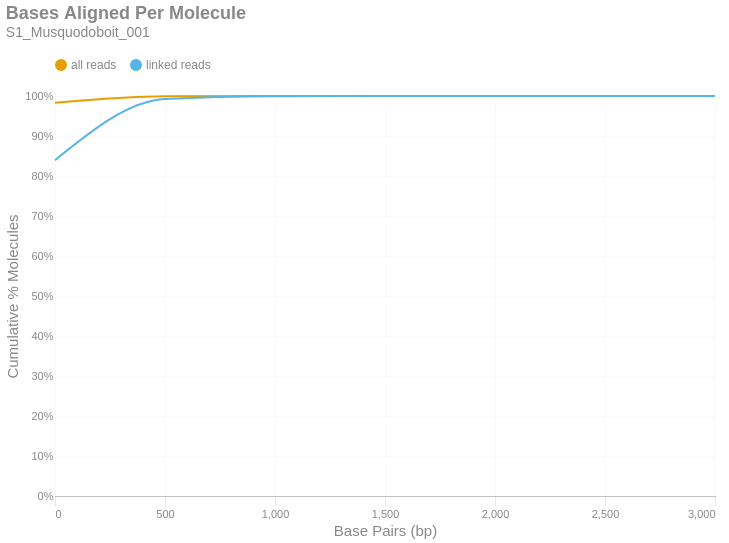

Notebook code for this chart:
### Markdown cell above
### Bases Aligned Per Molecule
This is a cumulative frequency distribution showing the number of base pairs aligned per unique molecule. These data are shown in 500 bp bins. There are two distributions: one with `all reads` (yellow) and another with only `linked reads` (blue). The percent of molecules in the `linked reads` distribution is relative to the total number of linked molecules.

### Code cell
if SKIPLR:
    print_html(f"Skipped")
else:
    binned_df = consolidated_hist(valids['aligned_bp'], mask, 500, True)
    with SafeRender(binned_df):
        (
            density_plot(binned_df, 'Bases Aligned Per Molecule', samplename, 'basesper')
            .encode(
                x=alt.X('bin:Q', title="Base Pairs (bp)").axis(tickMinStep=500).scale(padding=0),
                y=alt.Y('value:Q', title='Cumulative % Molecules')
                    .axis(format='%')
                    .scale(domain = [0,1])
                    .stack(False),
                color=alt.Color("key:N").scale(domain = ["all reads", "linked reads"]),
                tooltip = [
                    alt.Tooltip("key:N", title = "Data Type"),
                    alt.Tooltip("range_label:N", title="Bases Aligned Per Molecule"),
                    alt.Tooltip("value:Q", format = ".2%", title="% Molecules (Cum.)")
                ]
            )
        ).display()

### Figure 1 — Vega-Lite specification as saved in the notebook (floating-point values rounded to 4 significant figures)
{"width": "container", "height": 400, "config": {"title": {"anchor": "start", "dy": -15, "fontSize": 18, "color": "#888888", "subtitleColor": "#888888", "subtitleFontSize": 14}, "arc": {"fill": "#0072B2"}, "axis": {"domainColor": "#888888", "domainWidth": 0.5, "gridWidth": 0.2, "grid": false, "titleFontWeight": 400, "titleFontSize": 15, "labelFontSize": 11, "labelColor": "#888888", "tickColor": "#888888", "tickWidth": 0.2, "titleColor": "#888888"}, "axisBand": {"grid": false}, "axisX": {"grid": true, "tickSize": 10, "domainCap": "round"}, "axisY": {"domain": false, "grid": true, "tickSize": 0, "domainCap": "round"}, "background": "transparent", "header": {"labelFontSize": 15, "labelColor": "#888888", "titleFontSize": 15, "titleFontWeight": 600, "titleColor": "#888888"}, "legend": {"labelFont": "sans-serif", "labelFontSize": 12, "labelColor": "#888888", "symbolSize": 100, "symbolType": "circle", "titleFontSize": 12, "titlePadding": 10, "titleColor": "#888888", "title": null, "orient": "top"}, "range": {"category": ["#E69F00", "#56B4E9", "#009E73", "#F0E442", "#0072B2", "#D55E00", "#CC79A7", "#000000"], "diverging": ["#cfe8f3", "#a2d4ec", "#73bfe2", "#46abdb", "#1696d2", "#12719e"]}, "area": {"fill": "#0072B2", "fillOpacity": 0.7, "line": true, "strokeOpacity": 0.7}, "line": {"color": "#0072B2", "stroke": "#0072B2", "strokeWidth": 2}, "trail": {"color": "#0072B2", "stroke": "#0072B2", "strokeWidth": 0, "size": 1}, "point": {"filled": true, "fillOpacity": 1.0, "size": 95}, "text": {"color": "#888888", "fontSize": 11, "align": "right", "fontWeight": 400, "size": 11}, "bar": {"fill": "#0072B2", "stroke": null}, "view": {"stroke": null, "continuousWidth": 660, "continuousHeight": 400}}, "data": {"name": "data-d9ce5bdcce42aaa723d20b94c44d12d6"}, "mark": {"type": "line", "interpolate": "monotone", "point": {"opacity": 0, "size": 275}}, "encoding": {"color": {"field": "key", "scale": {"domain": ["all reads", "linked reads"]}, "type": "nominal"}, "tooltip": [{"field": "key", "title": "Data Type", "type": "nominal"}, {"field": "range_label", "title": "Bases Aligned Per Molecule", "type": "nominal"}, {"field": "value", "format": ".2%", "title": "% Molecules (Cum.)", "type": "quantitative"}], "x": {"axis": {"tickMinStep": 500}, "field": "bin", "scale": {"padding": 0}, "title": "Base Pairs (bp)", "type": "quantitative"}, "y": {"axis": {"format": "%"}, "field": "value", "scale": {"domain": [0, 1]}, "stack": false, "title": "Cumulative % Molecules", "type": "quantitative"}}, "params": [{"name": "param_c36ac31b6afebe62", "select": {"type": "point", "fields": ["key"]}, "bind": "legend"}], "title": {"text": "Bases Aligned Per Molecule", "subtitle": "S1_Musquodoboit_001"}, "transform": [{"fold": ["all reads (cumsum)", "linked reads (cumsum)"]}, {"calculate": "replace(datum.key, ' (cumsum)', '')", "as": "key"}, {"filter": {"param": "param_c36ac31b6afebe62"}}], "usermeta": {"embedOptions": {"downloadFileName": "S1_Musquodoboit_001.basesper"}}, "$schema": "https://vega.github.io/schema/vega-lite/v6.1.0.json", "datasets": {"data-d9ce5bdcce42aaa723d20b94c44d12d6": [{"bin": "0.0", "interval": "0.0-500.0", "all reads": 0.9834, "linked reads": 0.8396, "all reads (cumsum)": 0.9834, "linked reads (cumsum)": 0.8396, "range_label": "0-499"}, {"bin": "500.0", "interval": "500.0-1000.0", "all reads": 0.01582, "linked reads": 0.1528, "all reads (cumsum)": 0.9992, "linked reads (cumsum)": 0.9924, "range_label": "500-999"}, {"bin": "1000.0", "interval": "1000.0-1500.0", "all reads": 0.0007198, "linked reads": 0.006979, "all reads (cumsum)": 0.9999, "linked reads (cumsum)": 0.9994, "range_label": "1000-1499"}, {"bin": "1500.0", "interval": "1500.0-2000.0", "all reads": 5.592e-05, "linked reads": 0.0005527, "all reads (cumsum)": 1.0, "linked reads (cumsum)": 0.9999, "range_label": "1500-1999"}, {"bin": "2000.0", "interval": "2000.0-2500.0", "all reads": 6.845e-06, "linked reads": 6.86e-05, "all reads (cumsum)": 1.0, "linked reads (cumsum)": 1.0, "range_label": "2000-2499"}, {"bin": "2500.0", "interval": "2500.0-3000.0", "all reads": 1.421e-06, "linked reads": 1.294e-05, "all reads (cumsum)": 1.0, "linked reads (cumsum)": 1.0, "range_label": "2500-2999"}, {"bin": "3000.0", "interval": "3000.0-3500.0", "all reads": 2.583e-07, "linked reads": 2.589e-06, "all reads (cumsum)": 1.0, "linked reads (cumsum)": 1.0, "range_label": "3000-3499"}]}}
